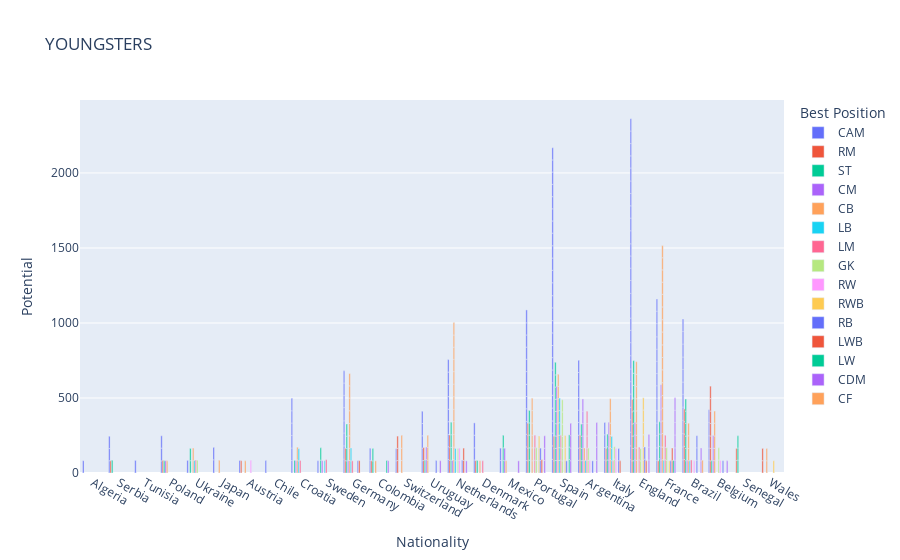

Write notebook code for a chart like this one.
### Code cell
fig = px.bar(df, x='Nationality', y='Potential', hover_name="Name",title = 'YOUNGSTERS', color ='Best Position',barmode = 'group')
fig.show()

### Figure 1 — Plotly figure (JSON) as saved in the notebook; plotly's stock layout.template omitted (floating-point values rounded to 4 significant figures; data arrays with more than 128 entries replaced by an {"elided": "..."} marker saying what was removed)
{"data": [{"alignmentgroup": "True", "hovertemplate": "<b>%{hovertext}</b><br><br>Best Position=CAM<br>Nationality=%{x}<br>Potential=%{y}<extra></extra>", "hovertext": {"elided": "163 str values"}, "legendgroup": "CAM", "marker": {"color": "#636efa", "pattern": {"shape": ""}}, "name": "CAM", "offsetgroup": "CAM", "orientation": "v", "showlegend": true, "textposition": "auto", "type": "bar", "x": {"elided": "163 str values"}, "xaxis": "x", "y": {"elided": "163 int values"}, "yaxis": "y"}, {"alignmentgroup": "True", "hovertemplate": "<b>%{hovertext}</b><br><br>Best Position=RM<br>Nationality=%{x}<br>Potential=%{y}<extra></extra>", "hovertext": ["Z. Gavrić", "J. Kamiński", "P. Wimmer", "K. Diatta", "A. Baldé", "R. Matondo", "B. Johnson", "J. Thielmann", "J. Leweling", "S. Moreno", "R. Vargas", "N. Okafor", "E. Gebreyesus", "B. Ocampo", "F. Pellistri", "C. Gakpo", "J. Frimpong", "J. Braaf", "M. Daramy", "Rafael Leão", "Jota", "Joelson Fernandes", "Félix Correia", "Jofre Carreras", "Llabrés", "Fabio Blanco", "P. De la Vega", "T. Chancalay", "I. Aliseda", "R. Sottil", "21 C. Capone", "R. Nelson", "T. Dolan", "M. Azeez", "A. Gordon", "A. Mighten", "S. Edozie", "T. Pembélé", "Vinícius Jr.", "Gabriel Martinelli", "Luis Henrique", "Luquinha", "Talles Magno", "A. Saelemaekers", "H. Siquet", "A. Ait El Hadj", "Y. Vertessen", "T. Persyn", "L. Ramazani", "L. Oyen"], "legendgroup": "RM", "marker": {"color": "#EF553B", "pattern": {"shape": ""}}, "name": "RM", "offsetgroup": "RM", "orientation": "v", "showlegend": true, "textposition": "auto", "type": "bar", "x": ["Serbia", "Poland", "Austria", "Senegal", "Senegal", "Wales", "Wales", "Germany", "Germany", "Colombia", "Switzerland", "Switzerland", "Switzerland", "Uruguay", "Uruguay", "Netherlands", "Netherlands", "Netherlands", "Denmark", "Portugal", "Portugal", "Portugal", "Portugal", "Spain", "Spain", "Spain", "Argentina", "Argentina", "Argentina", "Italy", "Italy", "England", "England", "England", "England", "England", "England", "France", "Brazil", "Brazil", "Brazil", "Brazil", "Brazil", "Belgium", "Belgium", "Belgium", "Belgium", "Belgium", "Belgium", "Belgium"], "xaxis": "x", "y": [81, 83, 82, 83, 81, 82, 82, 82, 82, 81, 83, 81, 82, 83, 86, 85, 84, 84, 82, 82, 83, 84, 82, 81, 81, 83, 86, 84, 82, 82, 81, 81, 83, 82, 81, 81, 82, 81, 90, 88, 82, 82, 85, 81, 83, 83, 83, 83, 83, 83], "yaxis": "y"}, {"alignmentgroup": "True", "hovertemplate": "<b>%{hovertext}</b><br><br>Best Position=ST<br>Nationality=%{x}<br>Potential=%{y}<extra></extra>", "hovertext": ["D. Vlahović", "B. Białek", "V. Supriaha", "21 B. Viunnyk", "A. Sima", "I. Niane", "Y. Badji", "M. Ljubičić", "A. Isak", "P. Abraham", "L. Nmecha", "J. Burkardt", "F. Krüger", "M. Tillman", "J. Hernández", "20 A. Amaya", "D. Núñez", "D. Malen", "M. Boadu", "B. Brobbey", "F. Fofana", "W. Faghir", "S. Giménez", "J. Macías", "S. Muñoz", "Gonçalo Ramos", "Tiago Tomás", "Fábio Silva", "Herculano", "Rodrigo Gomes", "Abel Ruiz", "Gaspar Campos", "Fer Niño", "Iván Azón", "Nico Williams", "Pablo Moreno", "Hugo Duro", "Luis Carbonell", "Karrikaburu", "N. Bustos", "G. Berterame", "A. Gaich", "G. Simeone", "M. Kean", "G. Raspadori", "G. Scamacca", "T. Campbell", "E. Nketiah", "M. Rogers", "J. Gelhardt", "L. Delap", "D. Scarlett", "L. Barry", "J. Stansfield", "A. Hackford", "K. Mbappé", "R. Kolo Muani", "A. Kalimuendo", "M. Cho", "20 Pedro", "Brenner", "Evanilson", "João Pedro", "Kaio Jorge", "Pablo Felipe", "L. Openda"], "legendgroup": "ST", "marker": {"color": "#00cc96", "pattern": {"shape": ""}}, "name": "ST", "offsetgroup": "ST", "orientation": "v", "showlegend": true, "textposition": "auto", "type": "bar", "x": ["Serbia", "Poland", "Ukraine", "Ukraine", "Senegal", "Senegal", "Senegal", "Croatia", "Sweden", "Sweden", "Germany", "Germany", "Germany", "Germany", "Colombia", "Colombia", "Uruguay", "Netherlands", "Netherlands", "Netherlands", "Netherlands", "Denmark", "Mexico", "Mexico", "Mexico", "Portugal", "Portugal", "Portugal", "Portugal", "Portugal", "Spain", "Spain", "Spain", "Spain", "Spain", "Spain", "Spain", "Spain", "Spain", "Argentina", "Argentina", "Argentina", "Argentina", "Italy", "Italy", "Italy", "England", "England", "England", "England", "England", "England", "England", "England", "England", "France", "France", "France", "France", "Brazil", "Brazil", "Brazil", "Brazil", "Brazil", "Brazil", "Belgium"], "xaxis": "x", "y": [85, 81, 82, 82, 86, 81, 81, 84, 86, 82, 81, 82, 82, 81, 81, 82, 85, 85, 85, 85, 84, 84, 84, 84, 83, 86, 82, 85, 81, 83, 83, 81, 83, 82, 81, 81, 82, 81, 84, 82, 82, 81, 81, 87, 88, 84, 82, 81, 84, 82, 85, 86, 84, 81, 84, 95, 83, 82, 81, 82, 81, 83, 84, 82, 81, 81], "yaxis": "y"}, {"alignmentgroup": "True", "hovertemplate": "<b>%{hovertext}</b><br><br>Best Position=CM<br>Nationality=%{x}<br>Potential=%{y}<extra></extra>", "hovertext": ["J. Moder", "21 N. Moro", "J. Cajuste", "A. Maier", "F. Valverde", "M. Ugarte", "J. Veerman", "M. Ruiz", "E. Lira", "Unai Vencedor", "Manu Morlanes", "Monchu", "Pepelu", "Nico González", "Turrientes", "21 Bruno Iglesias", "E. Palacios", "M. Payero", "F. Vera", "C. Medina", "J. Sforza", "S. Hezze", "S. Tonali", "M. Viviani", "N. Rovella", "S. Ricci", "J. Bellingham", "C. Gallagher", "J. Garner", "L. Bate", "A. Tchouaméni", "E. Camavinga", "M. Guendouzi", "Y. Fofana", "Y. Adli", "M. Caqueret", "I. Louza", "Matheus Nunes", "N. Raskin", "A. Sambi Lokonga", "A. Vranckx"], "legendgroup": "CM", "marker": {"color": "#ab63fa", "pattern": {"shape": ""}}, "name": "CM", "offsetgroup": "CM", "orientation": "v", "showlegend": true, "textposition": "auto", "type": "bar", "x": ["Poland", "Croatia", "Sweden", "Germany", "Uruguay", "Uruguay", "Netherlands", "Mexico", "Mexico", "Spain", "Spain", "Spain", "Spain", "Spain", "Spain", "Spain", "Argentina", "Argentina", "Argentina", "Argentina", "Argentina", "Argentina", "Italy", "Italy", "Italy", "Italy", "England", "England", "England", "England", "France", "France", "France", "France", "France", "France", "France", "Brazil", "Belgium", "Belgium", "Belgium"], "xaxis": "x", "y": [82, 82, 82, 82, 89, 84, 83, 82, 83, 83, 82, 81, 82, 83, 82, 83, 83, 81, 83, 83, 82, 81, 86, 81, 87, 84, 89, 82, 84, 84, 85, 89, 84, 83, 81, 86, 81, 85, 83, 82, 85], "yaxis": "y"}, {"alignmentgroup": "True", "hovertemplate": "<b>%{hovertext}</b><br><br>Best Position=CB<br>Nationality=%{x}<br>Potential=%{y}<extra></extra>", "hovertext": ["S. Walukiewicz", "I. Zabarnyi", "D. Popov", "T. Tomiyasu", "F. Daniliuc", "E. Ampadu", "B. Cabango", "J. Gvardiol", "M. Vušković", "E. Martel", "M. Thiaw", "M. Dárdai", "N. Schlotterbeck", "A. Bella Kotchap", "21 B. Arrey-Mbi", "L. Mai", "N. Collins", "Y. Mosquera", "B. Omeragic", "B. Okoh", "L. Stergiou", "S. Cáceres", "R. Araujo", "19 B. Méndez", "M. de Ligt", "P. Schuurs", "L. Geertruida", "J. Timber", "J. Teze", "S. Botman", "P. Struijk", "M. van de Ven", "S. van den Berg", "L. Bogarde", "21 O. Rekik", "R. van den Berg", "V. Nelsson", "J. Vásquez", "Tiago Djaló", "Gonçalo Inácio", "Tomás Ribeiro", "Diogo Leite", "Eduardo Quaresma", "David Carmo", "Mingueza", "Eric García", "Francés", "Jorge Cuenca", "Berrocal", "Mujaid", "Recasens", "Pacheco", "L. Balerdi", "N. Pérez", "A. Bastoni", "M. Lovato", "20 M. Varnier", "L. Pirola", "A. Carboni", "M. Gabbia", "J. Tanganga", "L. Colwill", "M. Guéhi", "T. Mengi", "T. Harwood-Bellis", "R. Williams", "L. Binks", "L. Mbete", "J. Branthwaite", "J. Koundé", "E. Ndicka", "D. Upamecano", "J. Todibo", "W. Fofana", "W. Saliba", "M. Simakan", "M. Lacroix", "A. Pelmard", "B. Badiashile", "I. Konaté", "P. Kalulu", "T. Nianzou", "D. Zagadou", "M. Sagnan", "L. Badé", "C. Matsima", "S. Coulibaly", "Bruno Fuchs", "Tuta", "Ibañez", "Morato", "S. Bornauw", "Z. Vanheusden", "A. Onana", "R. Lavia", "Z. Debast"], "legendgroup": "CB", "marker": {"color": "#FFA15A", "pattern": {"shape": ""}}, "name": "CB", "offsetgroup": "CB", "orientation": "v", "showlegend": true, "textposition": "auto", "type": "bar", "x": ["Poland", "Ukraine", "Ukraine", "Japan", "Austria", "Wales", "Wales", "Croatia", "Croatia", "Germany", "Germany", "Germany", "Germany", "Germany", "Germany", "Germany", "Germany", "Colombia", "Switzerland", "Switzerland", "Switzerland", "Uruguay", "Uruguay", "Uruguay", "Netherlands", "Netherlands", "Netherlands", "Netherlands", "Netherlands", "Netherlands", "Netherlands", "Netherlands", "Netherlands", "Netherlands", "Netherlands", "Netherlands", "Denmark", "Mexico", "Portugal", "Portugal", "Portugal", "Portugal", "Portugal", "Portugal", "Spain", "Spain", "Spain", "Spain", "Spain", "Spain", "Spain", "Spain", "Argentina", "Argentina", "Italy", "Italy", "Italy", "Italy", "Italy", "Italy", "England", "England", "England", "England", "England", "England", "England", "England", "England", "France", "France", "France", "France", "France", "France", "France", "France", "France", "France", "France", "France", "France", "France", "France", "France", "France", "France", "Brazil", "Brazil", "Brazil", "Brazil", "Belgium", "Belgium", "Belgium", "Belgium", "Belgium"], "xaxis": "x", "y": [81, 82, 84, 85, 81, 82, 82, 87, 85, 84, 81, 83, 82, 85, 85, 81, 82, 81, 83, 82, 86, 84, 86, 82, 90, 83, 84, 86, 81, 85, 83, 84, 81, 81, 82, 83, 82, 82, 82, 86, 84, 81, 83, 83, 83, 86, 82, 82, 81, 82, 81, 81, 82, 84, 89, 81, 81, 82, 81, 81, 84, 83, 84, 82, 81, 81, 81, 82, 84, 89, 84, 90, 84, 86, 84, 85, 86, 82, 84, 86, 82, 85, 84, 81, 82, 81, 81, 82, 81, 85, 84, 82, 82, 83, 85, 81], "yaxis": "y"}, {"alignmentgroup": "True", "hovertemplate": "<b>%{hovertext}</b><br><br>Best Position=LB<br>Nationality=%{x}<br>Potential=%{y}<extra></extra>", "hovertext": ["V. Mykolenko", "D. Bradarić", "D. Čolina", "G. Gudmundsson", "F. Agu", "L. Netz", "T. Malacia", "M. Bakker", "Miranda", "Álex Centelles", "Fran García", "Manu Sánchez", "Miguel", "Álex Balde", "V. Barco", "L. Pellegrini", "D. Udogie", "R. Calafiori", "A. Truffert", "Welington Dano"], "legendgroup": "LB", "marker": {"color": "#19d3f3", "pattern": {"shape": ""}}, "name": "LB", "offsetgroup": "LB", "orientation": "v", "showlegend": true, "textposition": "auto", "type": "bar", "x": ["Ukraine", "Croatia", "Croatia", "Sweden", "Germany", "Germany", "Netherlands", "Netherlands", "Spain", "Spain", "Spain", "Spain", "Spain", "Spain", "Argentina", "Italy", "Italy", "Italy", "France", "Brazil"], "xaxis": "x", "y": [83, 81, 81, 82, 81, 85, 82, 81, 84, 85, 83, 83, 81, 83, 83, 82, 81, 81, 83, 81], "yaxis": "y"}, {"alignmentgroup": "True", "hovertemplate": "<b>%{hovertext}</b><br><br>Best Position=LM<br>Nationality=%{x}<br>Potential=%{y}<extra></extra>", "hovertext": ["21 G. Tsitaishvili", "S. Biuk", "D. Kulusevski", "K. Çalhanoğlu", "G. Isaksen", "Rúben Vinagre", "Tiago Araújo", "Marcos Paulo", "Cucurella", "Mollejo", "Valera", "A. Bernabei", "A. Urzi", "J. Aude", "D. Sarmiento", "21 F. González", "M. Cancellieri", "B. Saka", "R. Sessegnon", "M. Diaby", "N. Mbuku", "T. Coulibaly", "Kayky"], "legendgroup": "LM", "marker": {"color": "#FF6692", "pattern": {"shape": ""}}, "name": "LM", "offsetgroup": "LM", "orientation": "v", "showlegend": true, "textposition": "auto", "type": "bar", "x": ["Ukraine", "Croatia", "Sweden", "Germany", "Denmark", "Portugal", "Portugal", "Portugal", "Spain", "Spain", "Spain", "Argentina", "Argentina", "Argentina", "Argentina", "Argentina", "Italy", "England", "England", "France", "France", "France", "Brazil"], "xaxis": "x", "y": [86, 84, 89, 81, 81, 85, 83, 84, 87, 81, 83, 82, 83, 82, 83, 81, 81, 88, 84, 88, 83, 81, 87], "yaxis": "y"}, {"alignmentgroup": "True", "hovertemplate": "<b>%{hovertext}</b><br><br>Best Position=GK<br>Nationality=%{x}<br>Potential=%{y}<extra></extra>", "hovertext": ["A. Lunin", "B. Verbruggen", "K. Scherpen", "Luís Maximiano", "Diogo Costa", "Pere Joan", "Joan García", "Fortuño", "21 Iván Martínez", "Arnau Tenas", "Ayesa", "L. Morales", "J. Blázquez", "G. Donnarumma", "21 M. Carnesecchi", "E. Green", "C. Boyce-Clarke", "A. Lafont", "I. Meslier", "M. Vandevoordt", "S. Lammens"], "legendgroup": "GK", "marker": {"color": "#B6E880", "pattern": {"shape": ""}}, "name": "GK", "offsetgroup": "GK", "orientation": "v", "showlegend": true, "textposition": "auto", "type": "bar", "x": ["Ukraine", "Netherlands", "Netherlands", "Portugal", "Portugal", "Spain", "Spain", "Spain", "Spain", "Spain", "Spain", "Argentina", "Argentina", "Italy", "Italy", "England", "England", "France", "France", "Belgium", "Belgium"], "xaxis": "x", "y": [85, 83, 81, 83, 85, 81, 83, 81, 81, 81, 81, 85, 81, 93, 82, 81, 81, 83, 85, 87, 81], "yaxis": "y"}, {"alignmentgroup": "True", "hovertemplate": "<b>%{hovertext}</b><br><br>Best Position=RW<br>Nationality=%{x}<br>Potential=%{y}<extra></extra>", "hovertext": ["Y. Demir", "20 S. Hansen", "E. Poku", "L. Orellano", "E. Salcedo", "B. Oddei", "Fernando", "M. Balikwisha"], "legendgroup": "RW", "marker": {"color": "#FF97FF", "pattern": {"shape": ""}}, "name": "RW", "offsetgroup": "RW", "orientation": "v", "showlegend": true, "textposition": "auto", "type": "bar", "x": ["Austria", "Netherlands", "Netherlands", "Argentina", "Italy", "Italy", "Brazil", "Belgium"], "xaxis": "x", "y": [85, 84, 82, 83, 82, 81, 81, 83], "yaxis": "y"}, {"alignmentgroup": "True", "hovertemplate": "<b>%{hovertext}</b><br><br>Best Position=RWB<br>Nationality=%{x}<br>Potential=%{y}<extra></extra>", "hovertext": ["N. Williams", "Diogo Dalot", "Tomás Tavares", "Gonçalo Esteves", "Pedro Porro", "Víctor Gómez", "Mateu Morey", "R. James", "J. Bogle", "T. Lamptey", "M. Aarons", "E. Laird", "L. Matheson", "M. Gusto"], "legendgroup": "RWB", "marker": {"color": "#FECB52", "pattern": {"shape": ""}}, "name": "RWB", "offsetgroup": "RWB", "orientation": "v", "showlegend": true, "textposition": "auto", "type": "bar", "x": ["Wales", "Portugal", "Portugal", "Portugal", "Spain", "Spain", "Spain", "England", "England", "England", "England", "England", "England", "France"], "xaxis": "x", "y": [82, 82, 82, 82, 87, 82, 81, 86, 85, 84, 83, 82, 81, 81], "yaxis": "y"}, {"alignmentgroup": "True", "hovertemplate": "<b>%{hovertext}</b><br><br>Best Position=RB<br>Nationality=%{x}<br>Potential=%{y}<extra></extra>", "hovertext": ["J. Vagnoman", "21 E. Busquets", "D. Rensch", "João Mário", "Tomás Esteves", "O. El Hilali", "A. Vigo", "20 S. Birindelli", "20 F. Tolomello", "T. Alexander-Arnold", "J. Ngakia", "B. Soppy", "Emerson", "Dodô", "Yan Couto", "I. Van der Brempt"], "legendgroup": "RB", "marker": {"color": "#636efa", "pattern": {"shape": ""}}, "name": "RB", "offsetgroup": "RB", "orientation": "v", "showlegend": true, "textposition": "auto", "type": "bar", "x": ["Germany", "Uruguay", "Netherlands", "Portugal", "Portugal", "Spain", "Argentina", "Italy", "Italy", "England", "England", "France", "Brazil", "Brazil", "Brazil", "Belgium"], "xaxis": "x", "y": [82, 83, 85, 83, 83, 81, 81, 82, 81, 92, 81, 81, 84, 84, 81, 82], "yaxis": "y"}, {"alignmentgroup": "True", "hovertemplate": "<b>%{hovertext}</b><br><br>Best Position=LWB<br>Nationality=%{x}<br>Potential=%{y}<extra></extra>", "hovertext": ["N. Katterbach", "O. Wijndal", "I. Maatsen", "Nuno Mendes", "G. Frabotta", "L. Thomas", "M. Bard", "R. Aït Nouri"], "legendgroup": "LWB", "marker": {"color": "#EF553B", "pattern": {"shape": ""}}, "name": "LWB", "offsetgroup": "LWB", "orientation": "v", "showlegend": true, "textposition": "auto", "type": "bar", "x": ["Germany", "Netherlands", "Netherlands", "Portugal", "Italy", "England", "France", "France"], "xaxis": "x", "y": [82, 84, 82, 88, 81, 81, 82, 84], "yaxis": "y"}, {"alignmentgroup": "True", "hovertemplate": "<b>%{hovertext}</b><br><br>Best Position=LW<br>Nationality=%{x}<br>Potential=%{y}<extra></extra>", "hovertext": ["L. Sinisterra", "Ansu Fati", "Barrenetxea", "Nico Serrano", "R. Providence"], "legendgroup": "LW", "marker": {"color": "#00cc96", "pattern": {"shape": ""}}, "name": "LW", "offsetgroup": "LW", "orientation": "v", "showlegend": true, "textposition": "auto", "type": "bar", "x": ["Colombia", "Spain", "Spain", "Spain", "France"], "xaxis": "x", "y": [84, 90, 83, 81, 83], "yaxis": "y"}, {"alignmentgroup": "True", "hovertemplate": "<b>%{hovertext}</b><br><br>Best Position=CDM<br>Nationality=%{x}<br>Potential=%{y}<extra></extra>", "hovertext": ["A. Perea", "21 S. Cartagena", "M. Bogarde", "J. Márquez", "Rodrigo Fernandes", "Samú Costa", "Florentino", "Fran Beltrán", "Zubimendi", "Hugo Guillamón", "Javi Serrano", "E. Fernández", "18 E. Mammana", "F. Navarro", "D. Ayala", "D. Rice", "O. Skipp", "C. Patino", "B. Soumaré", "K. Thuram", "B. Kamara", "P. Gueye", "H. Massengo", "L. Gourna", "Rosberto Dourado", "Gustavo Assunção", "M. Kana"], "legendgroup": "CDM", "marker": {"color": "#ab63fa", "pattern": {"shape": ""}}, "name": "CDM", "offsetgroup": "CDM", "orientation": "v", "showlegend": true, "textposition": "auto", "type": "bar", "x": ["Colombia", "Uruguay", "Netherlands", "Mexico", "Portugal", "Portugal", "Portugal", "Spain", "Spain", "Spain", "Spain", "Argentina", "Argentina", "Argentina", "Argentina", "England", "England", "England", "France", "France", "France", "France", "France", "France", "Brazil", "Brazil", "Belgium"], "xaxis": "x", "y": [82, 82, 81, 81, 83, 82, 83, 82, 85, 82, 82, 84, 88, 81, 84, 87, 85, 85, 85, 83, 86, 83, 81, 83, 81, 85, 81], "yaxis": "y"}, {"alignmentgroup": "True", "hovertemplate": "<b>%{hovertext}</b><br><br>Best Position=CF<br>Nationality=%{x}<br>Potential=%{y}<extra></extra>", "hovertext": ["20 Gabriel Barbosa"], "legendgroup": "CF", "marker": {"color": "#FFA15A", "pattern": {"shape": ""}}, "name": "CF", "offsetgroup": "CF", "orientation": "v", "showlegend": true, "textposition": "auto", "type": "bar", "x": ["Brazil"], "xaxis": "x", "y": [85], "yaxis": "y"}], "layout": {"barmode": "group", "legend": {"title": {"text": "Best Position"}, "tracegroupgap": 0}, "title": {"text": "YOUNGSTERS"}, "xaxis": {"anchor": "y", "domain": [0, 1], "title": {"text": "Nationality"}}, "yaxis": {"anchor": "x", "domain": [0, 1], "title": {"text": "Potential"}}}}
